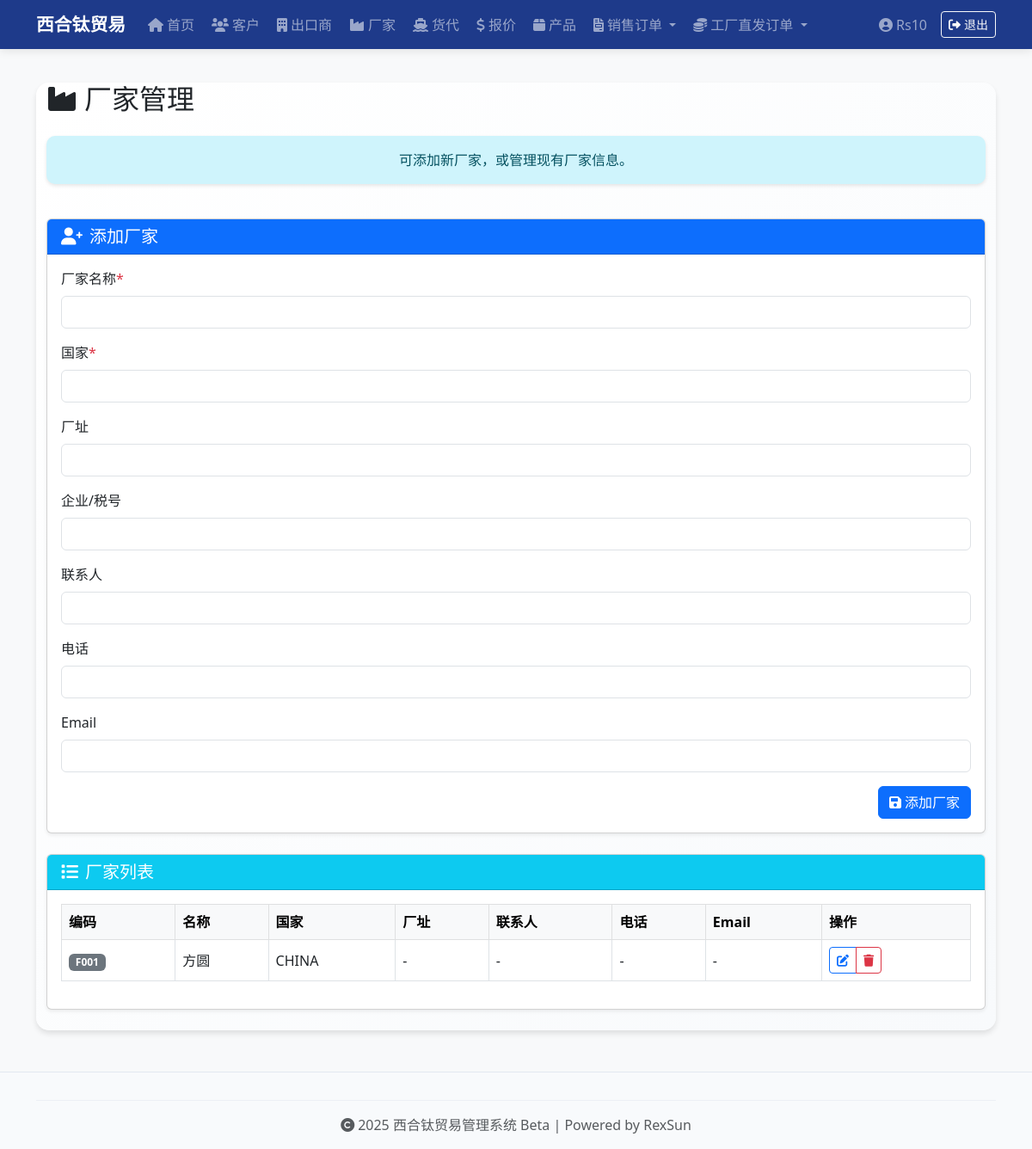
/factories (signed in), run on an earlier commit of the app's database.
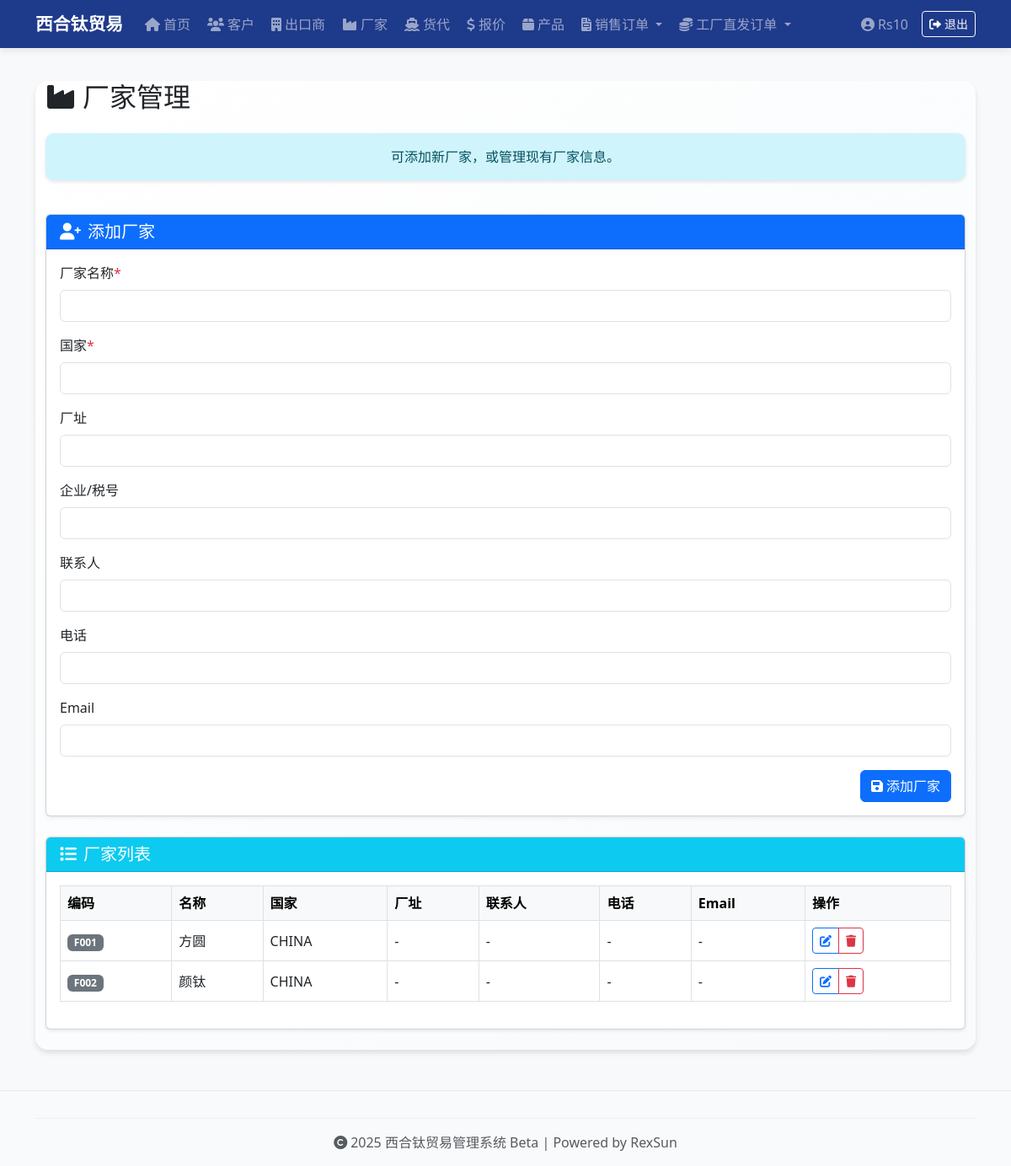
And on a later commit of the database.
### app.py (models this page shows, shortened)
class Factory(db.Model):
    id = db.Column(db.Integer, primary_key=True)
    code = db.Column(db.String(10), unique=True)
    name = db.Column(db.String(100), nullable=False)
    address = db.Column(db.String(200))
    tax_code = db.Column(db.String(100))
    country = db.Column(db.String(50), nullable=False)
    contact_person = db.Column(db.String(100))
    phone = db.Column(db.String(50))
    email = db.Column(db.String(100))

### app.py (the view, shortened to what this page needs)
@app.route('/factories', methods=['GET', 'POST'])
@login_required
def factories():
    all_factories = Factory.query.order_by(Factory.code.asc()).all()
    return render_template('factories.html', factories=all_factories)

### app.py (called while the page is built)
@login_manager.user_loader
def load_user(user_id):
    return User.query.get(int(user_id))

@app.before_request
def create_admin_users():
    if not hasattr(app, '_admin_created'):
        db.create_all()
        users = [
            ('Rs10', 'Rs10!)xht'),
            ('Bw18', 'Bw18!*xht'),
            ('Dd16', 'Dd16!^xht'),
        ]
        for username, pwd in users:
            if not User.query.filter_by(username=username).first():
                user = User(username=username)
                user.set_password(pwd)
                db.session.add(user)
        db.session.commit()
        app._admin_created = True

### templates/factories.html (shortened to what this page needs)
{% extends "base.html" %}
{% block content %}
<div class="container mt-4">
  <div class="row mb-4">
    <div class="col-12">
      <h2 class="mb-4"><i class="fas fa-industry me-2"></i>厂家管理</h2>
      <div class="alert alert-info text-center" role="alert">
        可添加新厂家，或管理现有厂家信息。
      </div>
    </div>
  </div>
  <div class="row">
    <div class="col-md-12">
      <div class="card shadow-sm mb-4">
        <div class="card-header bg-primary text-white">
          <h5 class="mb-0"><i class="fas fa-user-plus me-2"></i>添加厂家</h5>
        </div>
        <div class="card-body">
          <form method="POST">
            <div class="mb-3">
              <label class="form-label">厂家名称<span class="text-danger">*</span></label>
              <input type="text" class="form-control" name="name" required />
            </div>
            <div class="mb-3">
              <label class="form-label">国家<span class="text-danger">*</span></label>
              <input type="text" class="form-control" name="country" required />
            </div>
            <div class="mb-3">
              <label class="form-label">厂址</label>
              <input type="text" class="form-control" name="address" />
            </div>
            <div class="mb-3">
              <label class="form-label">企业/税号</label>
              <input type="text" class="form-control" name="tax_code" />
            </div>
            <div class="mb-3">
              <label class="form-label">联系人</label>
              <input type="text" class="form-control" name="contact_person" />
            </div>
            <div class="mb-3">
              <label class="form-label">电话</label>
              <input type="text" class="form-control" name="phone" />
            </div>
            <div class="mb-3">
              <label class="form-label">Email</label>
              <input type="email" class="form-control" name="email" />
            </div>
            <div class="d-flex justify-content-end gap-2">
              <button type="submit" class="btn btn-primary"><i class="fas fa-save me-1"></i>添加厂家</button>
            </div>
          </form>
        </div>
      </div>
      <div class="card shadow-sm mb-4">
        <div class="card-header bg-info text-white">
          <h5 class="mb-0"><i class="fas fa-list me-2"></i>厂家列表</h5>
        </div>
        <div class="card-body">
          <div class="table-responsive">
            <table class="table table-bordered table-hover align-middle">
              <thead class="table-light">
                <tr>
                  <th>编码</th>
                  <th>名称</th>
                  <th>国家</th>
                  <th>厂址</th>
                  <th>联系人</th>
                  <th>电话</th>
                  <th>Email</th>
                  <th>操作</th>
                </tr>
              </thead>
              <tbody>
                {% for f in factories %}
                <tr>
                  <td><span class="badge bg-secondary">{{ f.code }}</span></td>
                  <td>{{ f.name }}</td>
                  <td>{{ f.country }}</td>
                  <td>{{ f.address or '-' }}</td>
                  <td>{{ f.contact_person or '-' }}</td>
                  <td>{{ f.phone or '-' }}</td>
                  <td>{{ f.email or '-' }}</td>
                  <td>
                    <div class="btn-group btn-group-sm" role="group">
                      <a href="{{ url_for('edit_factory', factory_id=f.id) }}" class="btn btn-outline-primary btn-sm" title="编辑">
                        <i class="fas fa-edit"></i>
                      </a>
                      <a href="{{ url_for('delete_factory', factory_id=f.id) }}" class="btn btn-outline-danger btn-sm" title="删除" onclick="return confirm('确定要删除此厂家吗？');">
                        <i class="fas fa-trash"></i>
                      </a>
                    </div>
                  </td>
                </tr>
                {% endfor %}
              </tbody>
            </table>
          </div>
        </div>
      </div>
    </div>
  </div>
</div>
{% endblock %}

What changed in the data, as far as the page shows it:
added Factory: code "F002", name "颜钛", country "CHINA", address "-", contact_person "-", phone "-", email "-"
